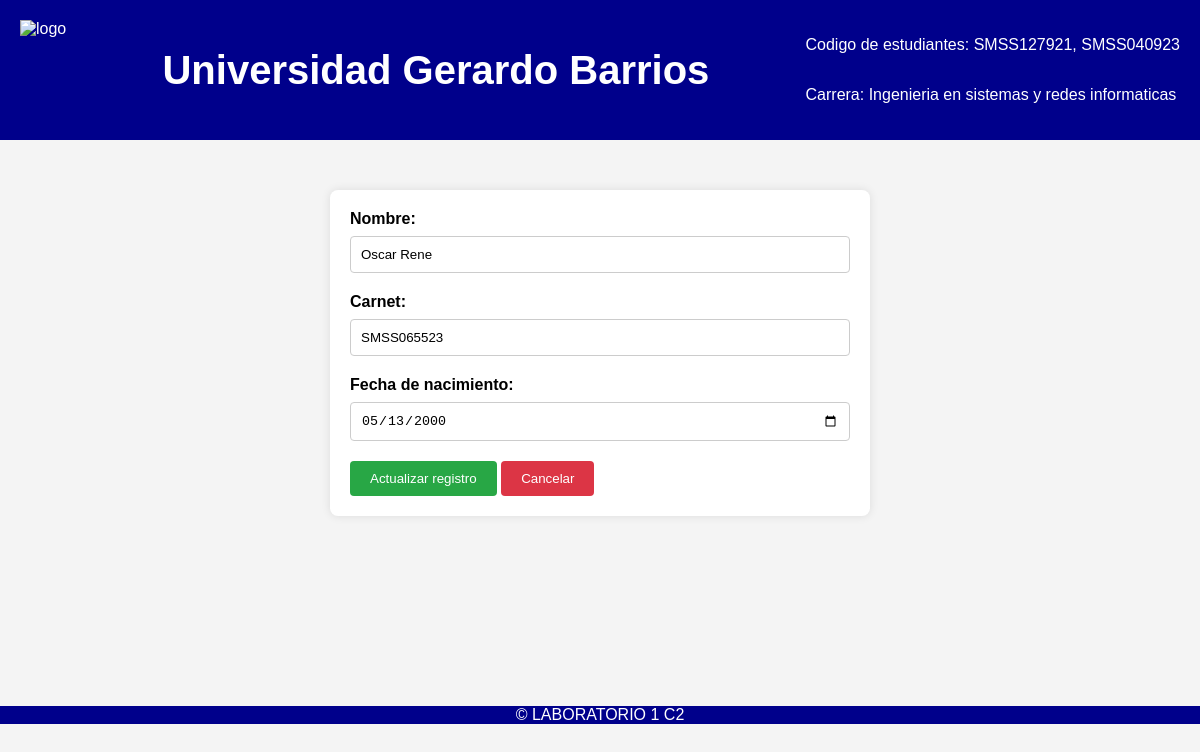
The page /editar.php?id=4 on the database its author committed.
### tables this page shows
CREATE TABLE `tbldatos` (
  `id` int(11) NOT NULL,
  `nombre` varchar(200) NOT NULL,
  `carnet` varchar(100) NOT NULL,
  `fechanac` date NOT NULL
);

### editar.php (the view, shortened to what this page needs)
<?php include 'conexion.php';
$id = $_GET['id'];
$resultado = $conexion -> query("SELECT * FROM tbldatos WHERE id=$id");
$empleado = $resultado -> fetch_assoc();
?>
<!DOCTYPE html>
<html lang="en">
<head>
</head>
<body>
    <?php include 'header.php'; ?>
    <form action="" method="POST">
        <label>Nombre:</label>
        <input type="text" name="nombre" value="<?php echo $empleado['nombre'] ?>">
        <br>
        <label>Carnet:</label>
        <input type="text" name="carnet" value="<?php echo $empleado['carnet'] ?>">
        <br>
        <label>Fecha de nacimiento:</label>
        <input type="date" name="fecha" value="<?php echo $empleado['fechanac'] ?>">
        <br>
        <button type="submit">Actualizar registro</button>
        <a href="index.php"><button>Cancelar</button></a>
    </form>
        <?php include 'footer.php'; ?>
</body>
</html>

### editar.php (style rules this page uses)
body { font-family: Arial, sans-serif; background-color: #f4f4f4; margin: 0; padding: 0; }
form { background-color: #fff; max-width: 500px; margin: 50px auto; margin-bottom:190px; padding: 20px; border-radius: 8px; box-shadow: 0 0 10px rgba(0, 0, 0, 0.1); }
label { display: block; margin-bottom: 8px; font-weight: bold; }
input[type="text"], input[type="date"] { width: calc(100% - 22px); padding: 10px; margin-bottom: 20px; border: 1px solid #ccc; border-radius: 4px; }
button { background-color: #28a745; color: #fff; border: none; padding: 10px 20px; border-radius: 4px; cursor: pointer; }
a button { background-color: #dc3545; }

### rows shown on the page
tbldatos: nombre "Oscar Rene", carnet "SMSS065523", fecha "05/13/2000"
